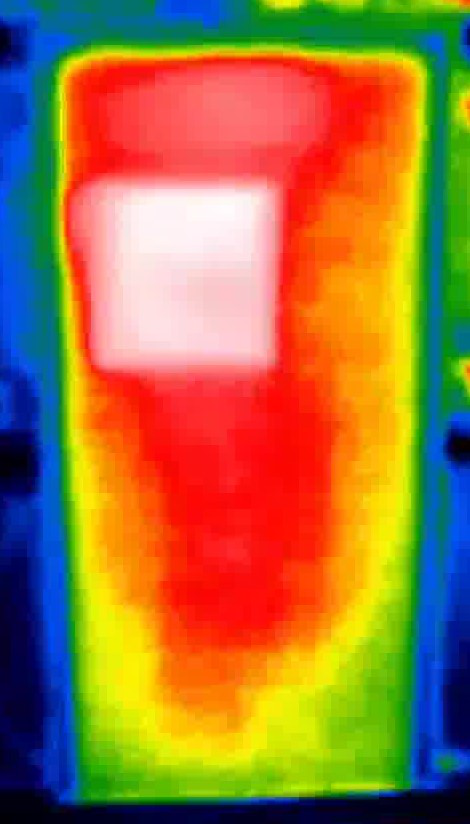
#> input picture ColorDetection/src/image.png, 470 x 824 px
$ python pooh.py   (older library calls are emulated)
#> lines starting #> are read from the running program, lines starting #| are printed output that depends on the picture; after the words box and inside, x2 and y2 are one past the last pixel; in counts of white or black regions, pixels touching at a corner belong together
import cv2
import numpy as np

srcimg = cv2.imread('src/image.png')
#> srcimg is the input picture: shape (824, 470, 3); mean B, G, R 63, 116.9, 160.5
srcimg =  cv2.resize(srcimg, (700,400))
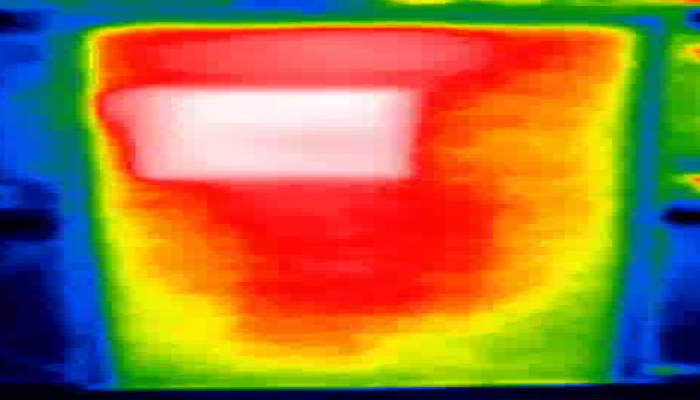
#> srcimg: shape (400, 700, 3); mean B, G, R 62.9, 116.8, 160.4
#srcimg = cv2.GaussianBlur(srcimg, (5,5), 0)

#bilateralFilter first parameter 클수록 끊어짐
grayimg = cv2.bilateralFilter(srcimg, 35, 500, 200)
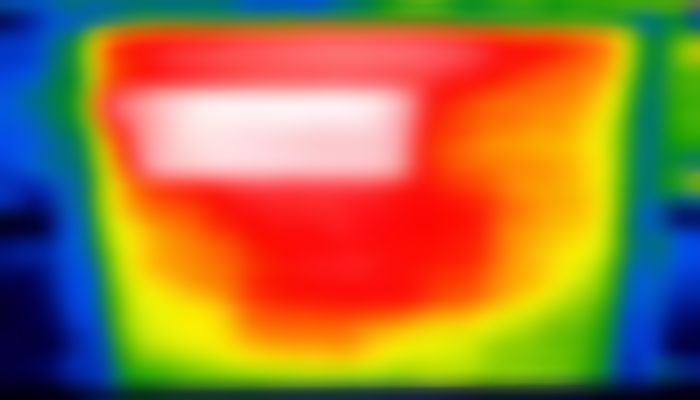
#> grayimg: shape (400, 700, 3); mean B, G, R 62.9, 116.8, 160.4
grayimg = cv2.cvtColor(grayimg, cv2.COLOR_BGR2GRAY)
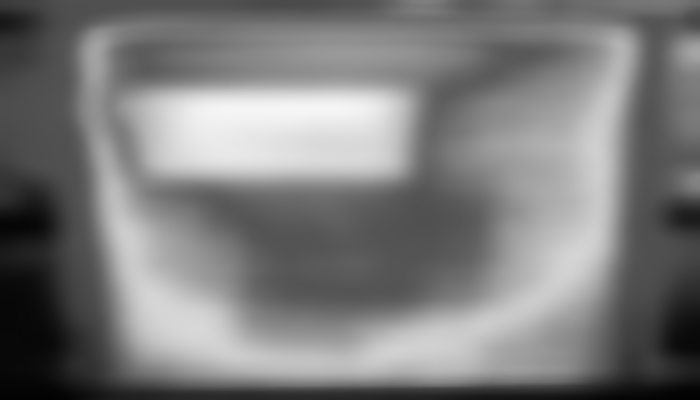
#> grayimg: shape (400, 700); min 2, max 246, mean 123.7
cv2.imshow('gray', grayimg)
cv2.waitKey(0)

thresh = 23

thrs = cv2.getTrackbarPos('thrs', 'edge')
#thrs = -1

canny_img = cv2.Canny(grayimg, thresh, thrs, apertureSize=3, L2gradient=True)
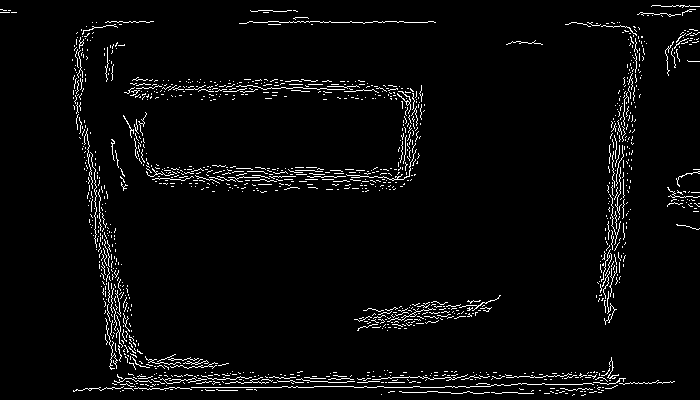
#> canny_img: shape (400, 700); 3.6% white in thin lines or dots
#mask = cv2.adaptiveThreshold(grayimg, 255, cv2.ADAPTIVE_THRESH_GAUSSIAN_C, cv2.THRESH_BINARY,11,1)
_,mask = cv2.threshold(grayimg,100,5,cv2.THRESH_BINARY)
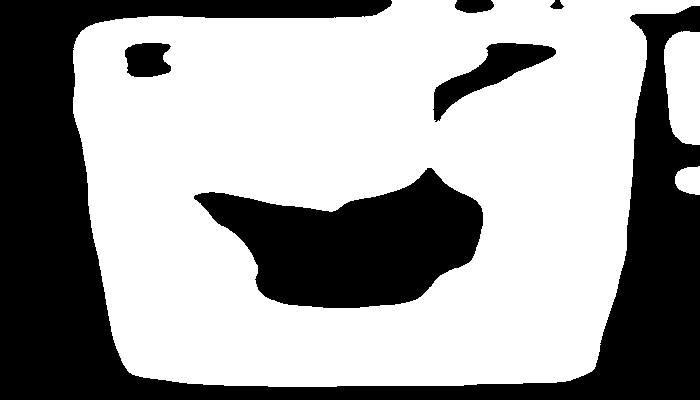
#> mask: shape (400, 700); values 0 (black) and 5 (white), 62.7% white; 6 black regions, box (x1, y1, x2, y2) and area: (0, 0, 700, 400) 75209, (194, 168, 483, 308) 24222, (433, 43, 556, 122) 3213, (125, 43, 171, 77) 1299, (455, 0, 494, 13) 427, (550, 0, 564, 9) 82
'''

erodeSize = 5
dilateSize = 7
eroded = cv2.erode(mask, np.ones((erodeSize, erodeSize)))
mask = cv2.dilate(eroded, np.ones((dilateSize, dilateSize)))
'''
#cv2.imshow('canny', canny_img)

#cv2.imshow("preview", cv2.resize(cv2.cvtColor(mask*canny_img, cv2.COLOR_GRAY2RGB) | srcimg, (640, 480), interpolation = cv2.INTER_CUBIC))
#cv2.waitKey(0)
cv2.imshow('canny', canny_img)
cv2.waitKey(0)
cv2.imshow('canny*mask', canny_img*mask)
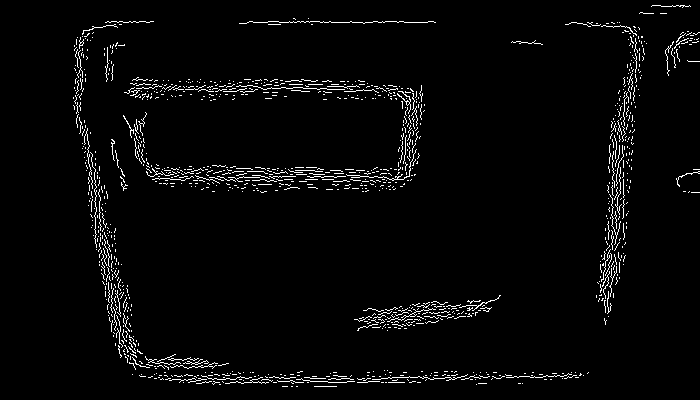
#> window 'canny*mask': shape (400, 700); values 0 (black) and 251 (white), 3% white in thin lines or dots, all inside (x1, y1, x2, y2) = (73, 5, 700, 387)
cv2.waitKey(0)
retimg, contours, hierarchy = cv2.findContours(canny_img*mask,cv2.RETR_TREE,cv2.CHAIN_APPROX_SIMPLE)
#> contours = 1142 contours, 1141 with area under 20; largest, box (x1, y1, x2, y2) and area: (397, 91, 411, 114) 20
for i in range(len(contours)) :
    cnt = contours[i]
    cv2.drawContours(srcimg, [cnt], 0, (255, 255, 0), 1)
    cv2.imshow('contour', srcimg)
    cv2.waitKey(0)
#> this loop made 1142 passes
#> cnt on passes 1 to 3: [[314, 386], [336, 386]], [[296, 386], [297, 386]], [[291, 386], [292, 386]]
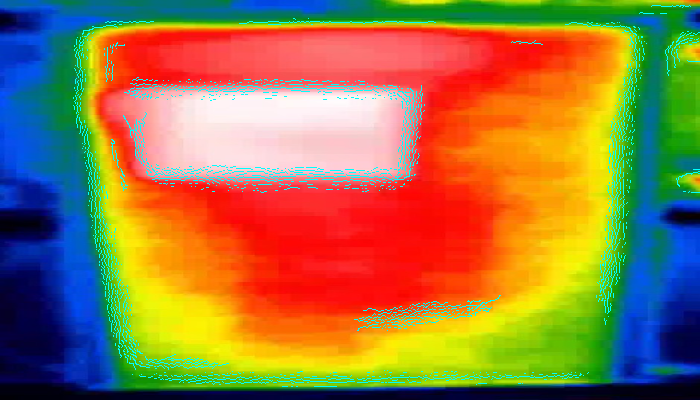
#> srcimg: shape (400, 700, 3); 3.02% of pixels changed, all inside (x1, y1, x2, y2) = (73, 5, 700, 387)
'''
for i in range(len(contours)) :
    cnt = contours[i]
    area = cv2.contourArea(cnt)
    perimeter = cv2.arcLength(cnt, True)
    print('contour 면적 : ', area)
    print('contour 길이 : ', perimeter)
    if max < area :
        max = area
        val = i

print(max, val)
'''
'''
cv2.drawContours(srcimg, contours, -1, (0, 255, 0), 3)

cv2.imshow('contour', srcimg)
cv2.waitKey(0)
'''

$ run again, with ColorDetection/src/black_origin.jpg saved as ColorDetection/src/image.png
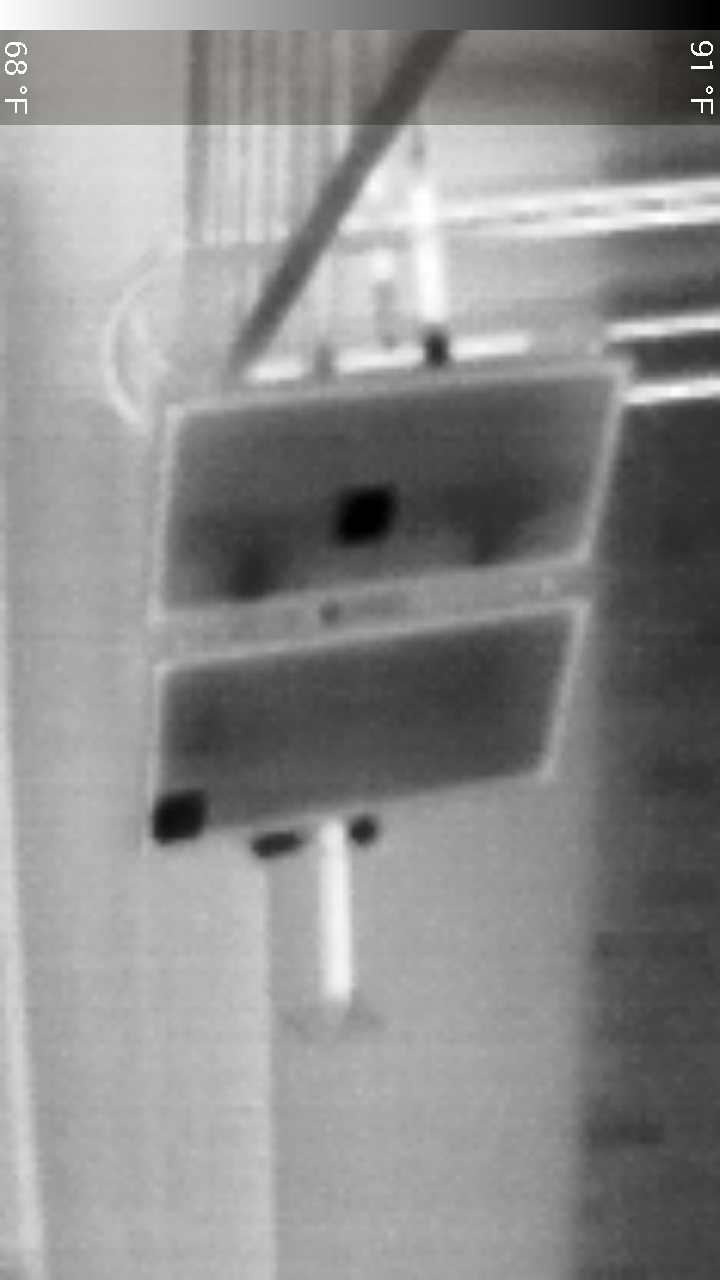
#> input picture ColorDetection/src/black_origin.jpg, 720 x 1280 px
#> srcimg is the input picture: shape (1280, 720, 3); mean B, G, R 139.1, 139.3, 139.3
#> `canny_img = cv2.Canny(grayimg, thresh, thrs, apertureSize=3, L2gradien..`:
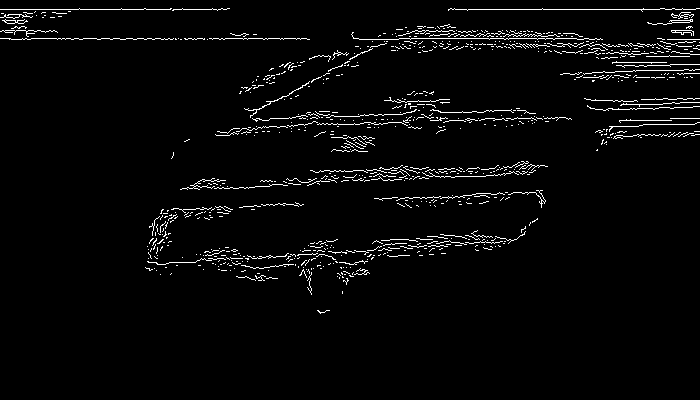
#> canny_img: shape (400, 700); 3.1% white in thin lines or dots, all inside (x1, y1, x2, y2) = (0, 8, 700, 314)
#> mask: shape (400, 700); values 0 (black) and 5 (white), 73.9% white; 5 black regions, box (x1, y1, x2, y2) and area: (569, 124, 700, 400) 31415, (181, 121, 561, 190) 17393, (155, 197, 535, 263) 15428, (372, 0, 700, 46) 8807, (685, 83, 700, 86) 41
#> contours = 669 contours, 666 with area under 20; largest, box (x1, y1, x2, y2) and area: (2, 19, 28, 24) 34, (5, 20, 16, 24) 26, (244, 81, 310, 118) 22
#> the loop `for i in range(len(contours)) :` made 669 passes
#> cnt on passes 2, 4, 6: [[342, 291], [342, 293]], [[339, 277], [339, 278]], [[342, 276], [342, 277], [343, 277]]
#> after the loop `for i in range(len(contours)) :`:
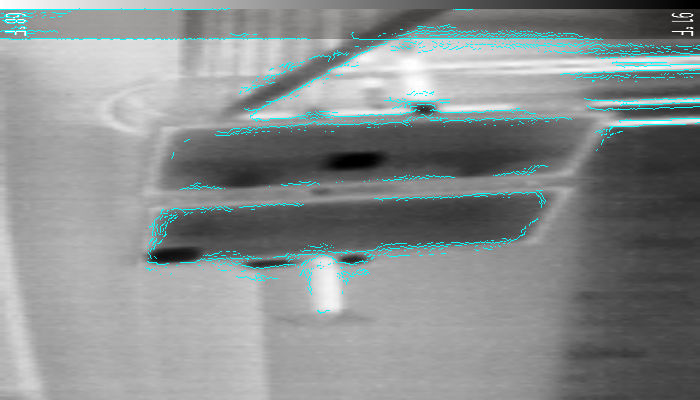
#> srcimg: shape (400, 700, 3); mean B, G, R 141.7, 141.8, 135.8
